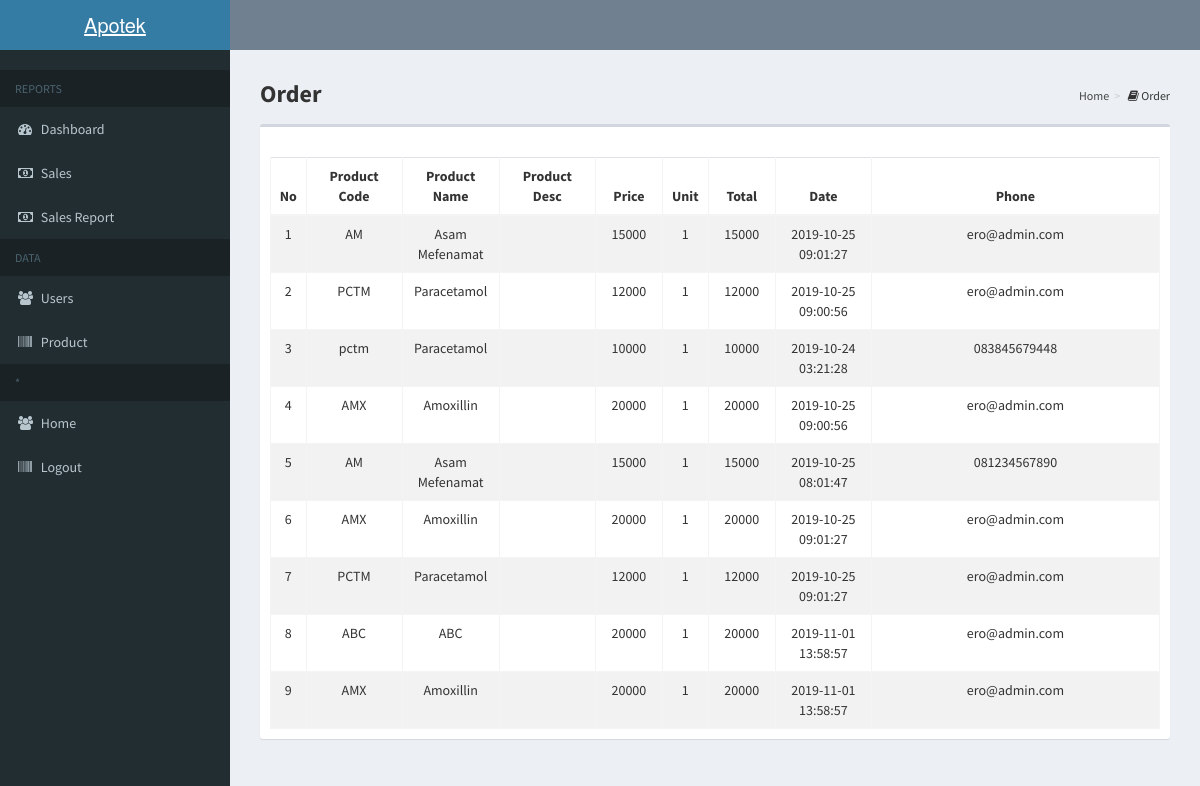
The page /admin/admin/sales.php (signed in) on the database its author committed.
### tables this page shows
CREATE TABLE `orders` (
  `id` int(15) NOT NULL,
  `product_code` varchar(255) NOT NULL,
  `product_name` varchar(255) NOT NULL,
  `product_desc` varchar(255) NOT NULL,
  `price` int(10) NOT NULL,
  `units` int(5) NOT NULL,
  `total` int(15) NOT NULL,
  `date` timestamp NOT NULL DEFAULT CURRENT_TIMESTAMP,
  `tanggal` date NOT NULL DEFAULT '0000-00-00',
  `email` varchar(255) NOT NULL
);

### admin/admin/dt_order.php (the view, shortened to what this page needs)
<thead>
	<tr align="center">
		<th width="2%">No</th>
		<th width="10%">Product Code</th>
		<th width="10%">Product Name</th>
		<th width="10%">Product Desc</th>
		<th width="7%">Price</th>
		<th width="3%">Unit</th>
		<th width="7%">Total</th>
		<th width="10%">Date</th>
		<th width="30%">Phone</th>
	</tr>
</thead>
<tbody>
	<?php
		$querydosen = mysqli_query ($konek, "SELECT * FROM  orders");
		$i=1;
		while ($ar = mysqli_fetch_array ($querydosen)){
			echo "
				<tr>
					<td align=center>$i</td>
					<td align=center>$ar[product_code]</td>
					<td align=center>$ar[product_name]</td>
					<td align=center>$ar[product_desc]</td>
					<td align=center>$ar[price]</td>
					<td align=center>$ar[units]</td>
					<td align=center>$ar[total]</td>
					<td align=center>$ar[date]</td>
					<td align=center>$ar[email]</td>
				</tr>";
		$i++;
		}
	?>
</tbody>

### rows shown on the page
orders: product_code "AM", product_name "Asam Mefenamat", price "15000", units "1", total "15000", date "2019-10-25 09:01:27", email "ero@admin.com"
orders: product_code "PCTM", product_name "Paracetamol", price "12000", units "1", total "12000", date "2019-10-25 09:00:56", email "ero@admin.com"
orders: product_code "pctm", product_name "Paracetamol", price "10000", units "1", total "10000", date "2019-10-24 03:21:28", email "083845679448"
orders: product_code "AMX", product_name "Amoxillin", price "20000", units "1", total "20000", date "2019-10-25 09:00:56", email "ero@admin.com"
orders: product_code "AM", product_name "Asam Mefenamat", price "15000", units "1", total "15000", date "2019-10-25 08:01:47", email "081234567890"
orders: product_code "AMX", product_name "Amoxillin", price "20000", units "1", total "20000", date "2019-10-25 09:01:27", email "ero@admin.com"
orders: product_code "PCTM", product_name "Paracetamol", price "12000", units "1", total "12000", date "2019-10-25 09:01:27", email "ero@admin.com"
orders: product_code "ABC", product_name "ABC", price "20000", units "1", total "20000", date "2019-11-01 13:58:57", email "ero@admin.com"
orders: product_code "AMX", product_name "Amoxillin", price "20000", units "1", total "20000", date "2019-11-01 13:58:57", email "ero@admin.com"
